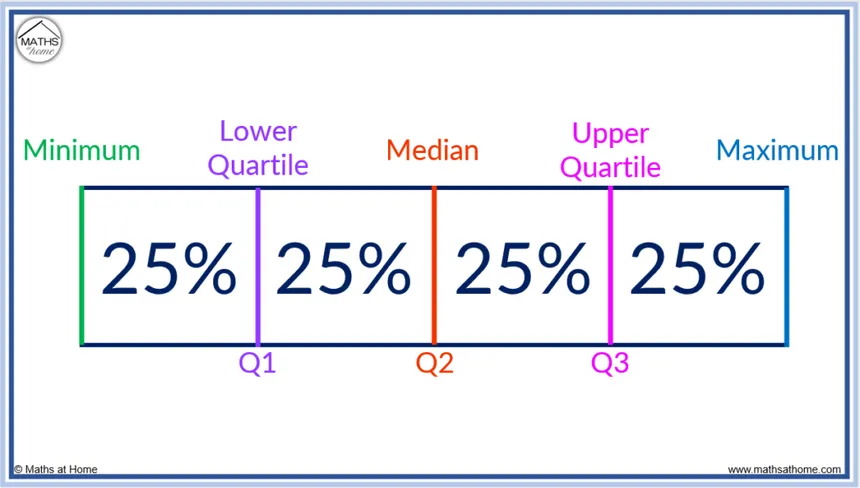
#> input picture MY_MATH/Statistics/img/5_number_summery.webp, 860 x 488 px, found by its file name; the run also reads 2 pictures not shown here
$ jupyter execute 02_Statistics.ipynb
#> lines starting #> are read from the running program, lines starting #| are printed output that depends on the picture
[cell 1]
import cv2
import matplotlib.pyplot as plt
from sklearn.datasets import load_breast_cancer
import pandas as pd
import numpy as np
import seaborn as sns

[cell 2]
df = load_breast_cancer()

[cell 3]
df = pd.DataFrame(df.data,columns=df.feature_names,)

[cell 4]
df

[cell 5]
df['target'] = load_breast_cancer().target

[cell 6]
X = df['mean radius'].values
Y = df['mean texture'].values

# 📍 Quantiles and Percentiles

## 1. Introduction

**Quantiles and percentiles** are measures of position used in statistics to describe how data is distributed. They help us understand the **relative standing of a value within a dataset** by dividing the ordered data into parts of equal size.

[Image of a box plot illustrating quartiles and the median]

---

## 2. Quantiles

Quantiles are points that divide an ordered dataset into a fixed number of **equal-sized parts** (e.g., 4, 5, 10).

### Common Types of Quantiles

#### 2.1 Quartiles (4 Parts)

Quartiles divide the data into **four equal parts** (or three cut-points).

* **Q1 (First Quartile):** The value below which 25% of the data lies.
* **Q2 (Second Quartile):** The value below which 50% of the data lies (this is the **Median**).
* **Q3 (Third Quartile):** The value below which 75% of the data lies.

**Use:** Quartiles are the foundation for the **Box Plot** and are used to calculate the Interquartile Range (**IQR**), a key measure of spread and outlier detection.

#### 2.2 Quintiles (5 Parts)

Quintiles divide the data into **five equal parts**.

* There are four cut-points (Q1, Q2, Q3, Q4) that represent the 20th, 40th, 60th, and 80th percentiles, respectively.
* **Example:** The second quintile cut-point (Q2) is the value below which **40%** of the data lies.

**Use:** Common in economics for analyzing income or wealth distribution across populations.

#### 2.3 Deciles (10 Parts)

Deciles divide the data into **ten equal parts**.

* There are nine cut-points (D1, D2, ..., D9).
* **Example:** D3 is the value below which **30%** of the data lies.

---

## 3. Percentiles

**Percentiles** divide data into **100 equal parts**.

* The **k-th percentile ($P_k$)** is the value below which **k% of the data** lies.

**Relationship to Quantiles:**
* $Q1 = P_{25}$
* $Q2 = P_{50}$ (Median)
* $Q3 = P_{75}$
* $D1 = P_{10}$

**Common Uses:** Percentiles are widely used in education (standardized test scores), health (growth charts), and performance ranking.

---

## 4. Formula for Position

To locate the position of a quantile in an ordered dataset of size $n$:

| Measure | Position Formula | Notes |
| :--- | :--- | :--- |
| **Quartile ($Q_k$)** | $\text{Position} = k(n + 1) / 4$ | $k=1, 2, 3$ |
| **Decile ($D_k$)** | $\text{Position} = k(n + 1) / 10$ | $k=1, 2, \dots, 9$ |
| **Percentile ($P_k$)** | $\text{Position} = k(n + 1) / 100$ | $k=1, 2, \dots, 99$ |

*Note: The actual value is found by locating the data point at this position. If the position is not an integer, interpolation is required.*

---

## 5. Comparison Summary

| Measure | Divides Data Into | Cut-Points | Example |
| :--- | :---: | :---: | :--- |
| **Quartiles** | 4 parts | 3 | $P_{25}, P_{50}, P_{75}$ |
| **Quintiles** | 5 parts | 4 | $P_{20}, P_{40}, P_{60}, P_{80}$ |
| **Deciles** | 10 parts | 9 | $P_{10}, P_{20}, \dots, P_{90}$ |
| **Percentiles** | 100 parts | 99 | $P_k$ (for any $k$) |

---

## 6. Conclusion

Quantiles and percentiles are essential tools for **analyzing the relative position of data values**, providing deeper insight into how data is distributed beyond simple averages, and forming the basis for exploratory data analysis (EDA).

[cell 7]
img = cv2.imread("/home/spidy/SPIDY___/Math/MATH/MY_MATH/Statistics/img/5_number_summery.webp")
#> img is the input picture: shape (488, 860, 3); mean B, G, R 242.2, 235.4, 233.6
plt.imshow(img)
plt.axis("off")

# 📦 Five Number Summary

## 1. Definition

The **Five Number Summary** is a descriptive statistical tool that provides a **quick, robust overview of the distribution of a dataset** using five specific values derived from the data's position.

It is particularly useful for understanding the data's:
* **Center** (Median)
* **Spread** (Range and Interquartile Range)
* **Skewness** (Asymmetry of the distribution)
* **Presence of Outliers** (When defined relative to the whiskers)

---

## 2. The Five Key Numbers

The summary relies on the minimum, maximum, and the three quartiles:

| # | Measure | Notation | Meaning (Percentile) |
| :-: | :--- | :---: | :--- |
| 1 | **Minimum** | $\text{Min}$ | The smallest value in the dataset. |
| 2 | **First Quartile** | $Q_1$ | The value below which **25%** of the data lies. |
| 3 | **Median** | $Q_2$ | The middle value; **50%** of the data lies below this value. |
| 4 | **Third Quartile** | $Q_3$ | The value below which **75%** of the data lies. |
| 5 | **Maximum** | $\text{Max}$ | The largest value in the dataset. |

---

## 3. Representation (The Box Plot)

The five number summary is the foundation of the **Box Plot (or Box-and-Whisker Plot)**, which is the primary visualization for comparing distributions.

* **The Box:** Extends from $Q_1$ to $Q_3$, containing the central 50% of the data. The length of the box is the Interquartile Range ($\text{IQR} = Q_3 - Q_1$).
* **The Line:** Inside the box represents the **Median** ($Q_2$).
* **The Whiskers:** Extend from the box to the **Minimum** and **Maximum** values (unless outliers are present, in which case the whiskers extend to the furthest non-outlier data points).

---

## 4. Example

For the **ordered** dataset (n=7):
$$
2, 4, 6, \mathbf{8}, 10, 12, 14
$$

* $\text{Min} = \mathbf{2}$
* $Q_1 = \mathbf{4}$ (The middle of the lower half)
* $\text{Median} (Q_2) = \mathbf{8}$
* $Q_3 = \mathbf{12}$ (The middle of the upper half)
* $\text{Max} = \mathbf{14}$

---

## 5. Importance and Utility

* **Summarizes Data:** Provides a robust snapshot of distribution shape and spread.
* **Comparison:** Excellent tool for quickly comparing the distribution of two or more groups (e.g., comparing test scores between two classes).
* **Robust to Outliers:** The median and quartiles (which form the inner box) are less affected by extreme outliers than the mean and standard deviation.

---

## 6. Conclusion

The **Five Number Summary** provides a concise and powerful way to understand the **distribution and spread of data**. It is essential in Exploratory Data Analysis (EDA) and forms the basis for the ubiquitous box plot.

# 📊 Interquartile Range (IQR)

## 1. Definition

The **Interquartile Range (IQR)** is a measure of variability (statistical dispersion) that describes the **spread of the middle 50% of the data**.

It is the distance between the first and third quartiles, essentially defining the length of the box in a box plot.

---

## 2. Formula

The IQR is calculated as the difference between the Third Quartile ($Q_3$) and the First Quartile ($Q_1$):

$$
\mathbf{IQR = Q_3 - Q_1}
$$

where:

* **$Q_1$ (First Quartile):** The 25th percentile.
* **$Q_3$ (Third Quartile):** The 75th percentile.

---

## 3. How to Calculate IQR

1.  **Order** the data in ascending order.
2.  Find the **Median ($Q_2$)** to divide the data into two halves.
3.  Find **$Q_1$** (the median of the lower half of the data).
4.  Find **$Q_3$** (the median of the upper half of the data).
5.  **Subtract** $Q_1$ from $Q_3$.

---

## 4. Example

**Dataset:**
$$
2, 4, 6, 8, 10, 12, 14, 16
$$
(n=8)

* The median is between 8 and 10.
* **Lower Half:** $2, 4, \mathbf{6}, 8 \implies Q_1 = 6$
* **Upper Half:** $10, 12, \mathbf{14}, 16 \implies Q_3 = 13$ (Median of 10, 12, 14, 16 is between 12 and 14, or 13, depending on method; **using your values from the original prompt**: $Q_1=6, Q_3=12$)

Assuming the values provided in your prompt: $Q_1 = 6$ and $Q_3 = 12$.

$$
\mathbf{IQR} = 12 - 6 = \mathbf{6}
$$

---

## 5. Importance and Robustness

* **Robust Measure:** Unlike the range or standard deviation, the IQR is **not affected by extreme outliers**, as it only considers the central 50% of the data.
* **Central Spread:** Accurately measures the spread of the most common values.
* **Box Plot Basis:** It defines the length of the box in a box-and-whisker plot, serving as the central measure of dispersion for non-normal or skewed distributions.

---

## 6. IQR and Outlier Detection

The IQR provides a standard, mathematical method for identifying potential outliers:

* **Lower Bound:** Any value below $Q_1 - 1.5 \times \text{IQR}$ is a potential outlier.
* **Upper Bound:** Any value above $Q_3 + 1.5 \times \text{IQR}$ is a potential outlier.

---

## 7. Conclusion

The **Interquartile Range (IQR)** is a reliable and robust measure of variability that focuses exclusively on the **central portion of data**, making it essential for exploratory data analysis (EDA) and identifying extreme values.

# Box plot <-

[cell 8]
img = cv2.imread("/home/spidy/SPIDY___/Math/MATH/MY_MATH/Statistics/img/box_plot_part.webp")
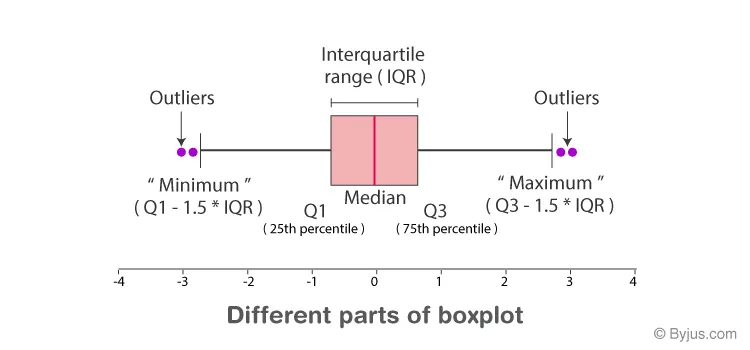
#> input picture MY_MATH/Statistics/img/box_plot_part.webp, 750 x 350 px, found by its file name
#> img is the input picture: shape (350, 750, 3); mean B, G, R 247.2, 246.9, 248.6
plt.imshow(img)
plt.axis("off")

# 📦 Box Plot (Whisker Plot)

## 1. Definition

A **Box Plot** (or **Box-and-Whisker Plot**) is a powerful graphical representation that displays the **distribution and shape of data** using the five-number summary.

It effectively visualizes:
* **Center** (Median)
* **Spread** (IQR and Range)
* **Skewness** (Asymmetry of the box and whiskers)
* **Outliers** (Points outside the whiskers)

---

## 2. Components and Structure

A box plot is constructed directly from the **Five Number Summary**:

| Component | Statistical Measure | Meaning |
| :--- | :--- | :--- |
| **Median Line** | $Q_2$ (50th Percentile) | The central value. |
| **Box Edges** | $Q_1$ (25th Percentile) & $Q_3$ (75th Percentile) | Define the range of the central 50% of the data. |
| **Box Length** | Interquartile Range ($\mathbf{IQR = Q_3 - Q_1}$) | Measures the spread of the middle half of the data. |
| **Whiskers** | Extends to the Min/Max non-outlier values. | Shows the spread of the remaining data. |
| **Individual Points** | Potential Outliers | Values that fall outside the defined limits. |

---

## 3. Interquartile Range (IQR) and Outlier Detection

The IQR is central to the Box Plot, as it is used to define the boundaries for normal data spread:

### Outlier Boundaries
Any data point outside the following range is typically plotted as an individual point (an outlier):

* **Lower Bound:** $\mathbf{Q_1 - 1.5 \times IQR}$
* **Upper Bound:** $\mathbf{Q_3 + 1.5 \times IQR}$

---

## 4. Example

For the ordered dataset (n=7):
$$
2, 4, 6, 8, 10, 12, 14
$$

* $\text{Min} = 2$
* $Q_1 = 4$
* $\text{Median} = 8$
* $Q_3 = 12$
* $\text{Max} = 14$

This summary dictates the drawing of the box plot, where the box would span from 4 to 12, with a line at 8, and whiskers extending to 2 and 14.

---

## 5. Advantages and Uses

| Aspect | Description |
| :--- | :--- |
| **Advantages** | **Summarizes large datasets** efficiently; Clearly shows **data spread**; **Identifies outliers** easily; **Excellent for comparison** of multiple distributions. |
| **Uses** | **Exploratory Data Analysis (EDA)**; Comparing performance across groups; Detecting skewness and symmetry. |

---

## 6. Types of Box Plots

| Type | Purpose | Key Feature |
| :--- | :--- | :--- |
| **Simple Box Plot** | Displays the distribution of a **single dataset**. | Shows the basic five-number summary. |
| **Multiple Box Plot** | Used to **compare two or more distributions** side-by-side. | Multiple boxes displayed along the same axis. |
| **Notched Box Plot** | Used to **visually compare medians** of different datasets. | A notch is cut around the median line. Non-overlapping notches suggest statistically different medians. |

---

## 7. Conclusion

A **Box Plot** is a powerful visual tool that provides a **compact, robust summary of data distribution**, which is especially valuable for detecting outliers and quickly comparing the dispersion and central tendency of different datasets.

# Scatter plot

[cell 9]
sns.scatterplot(x=X, y=Y, hue=df['target'])
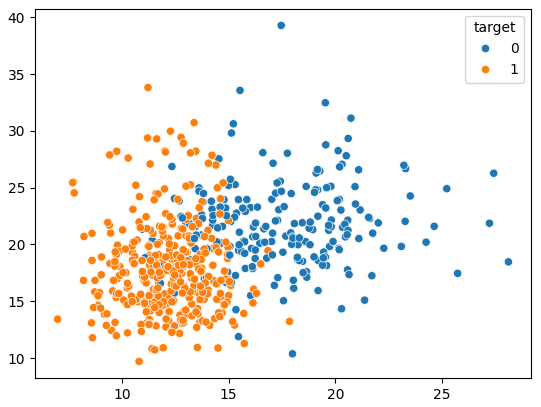
#> figure drawn by matplotlib, 1 panel

# 📉 Scatter Plot

## 1. Definition

A **Scatter Plot** is a graphical representation used to show the **relationship (or association) between two numerical (quantitative) variables**. Each point on the graph represents a single observation's pair of values $(x, y)$.

---

## 2. Structure of a Scatter Plot

* **X-axis:** Typically represents the **Independent Variable** (or predictor).
* **Y-axis:** Typically represents the **Dependent Variable** (or response).
* **Point $(x, y)$:** Represents one single data point or observation.

---

## 3. Purpose of Scatter Plot

A scatter plot is a foundational tool in Exploratory Data Analysis (EDA) used to:
* Identify the **type and direction of relationship** between variables.
* Detect **trends or patterns** (linear, non-linear).
* Identify potential **outliers** (points far removed from the general cluster).
* Understand the **strength of correlation**.

---

## 4. Types of Relationships

[Image of scatter plots showing positive, negative, and zero correlation]

### 4.1 Positive Correlation
* **Appearance:** Points trend upward from left to right.
* **Interpretation:** As $X$ increases, $Y$ tends to increase.
* **Example:** Study time vs. Test scores.

### 4.2 Negative Correlation
* **Appearance:** Points trend downward from left to right.
* **Interpretation:** As $X$ increases, $Y$ tends to decrease.
* **Example:** Car age vs. Resale value.

### 4.3 No Correlation (Zero Correlation)
* **Appearance:** Points are randomly scattered, forming a cloud with no clear trend.
* **Interpretation:** No linear relationship exists between $X$ and $Y$.

---

## 5. Scatter Plot and Correlation

The visual pattern in a scatter plot is directly related to the **Correlation Coefficient ($r$):**

| Correlation Type | Visual Appearance | $r$ Value Range |
| :---: | :---: | :---: |
| **Strong** | Points tightly clustered close to a straight line. | Closer to $-1$ or $+1$. |
| **Weak** | Points widely scattered around a general trend line. | Closer to $0$ (but not $0$). |
| **Perfect** | Points lie exactly on a straight line. | $r = -1$ or $r = +1$. |

---

## 6. Advantages and Disadvantages

| Aspect | Description |
| :--- | :--- |
| **Advantages** | **Easy to understand**; Clearly shows the **nature of the relationship** (linear, curved, none); Helps **detect outliers**. |
| **Disadvantages** | Only suitable for **two numerical variables**; Less informative for extremely large datasets (overplotting); Does not give the **exact strength** of the relationship (requires calculation of $r$). |

---

## 7. Conclusion

A **Scatter Plot** is an essential and powerful visualization tool used to analyze the **linear and non-linear relationship between two variables**, serving as the critical first step in regression and predictive modeling.

# 📏 Variance

## 1. Definition

**Variance** ($\sigma^2$ or $s^2$) is a fundamental measure of **variability** or **dispersion** that shows **how far the data values are spread out from the mean**.

* A **small variance** indicates that the data points are tightly clustered near the mean.
* A **large variance** indicates that the data points are widely scattered around the mean.

---

## 2. Formula

Variance is the average of the squared differences from the Mean.

### Population Variance ($\sigma^2$)

$$
\sigma^2 = \frac{\sum_{i=1}^{N} (X_i - \mu)^2}{N}
$$

where:
* $X_i$ = each data value
* $\mu$ = the population mean
* $N$ = the total number of observations in the population

### Sample Variance ($s^2$)

$$
s^2 = \frac{\sum_{i=1}^{n} (x_i - \bar{x})^2}{n - 1}
$$

where:
* $x_i$ = each sample value
* $\bar{x}$ = the sample mean
* $n$ = the sample size

> **Note:** The denominator $n-1$ is known as **Bessel's correction**. It is used in sample variance calculation to produce an unbiased estimate of the true population variance.

---

## 3. Steps to Calculate Variance

1.  Find the **mean** ($\mu$ or $\bar{x}$) of the dataset.
2.  Calculate the **deviation** by subtracting the mean from each observation ($x_i - \bar{x}$).
3.  **Square** each deviation to eliminate negative signs and penalize larger deviations ($(x_i - \bar{x})^2$).
4.  **Sum** the squared deviations.
5.  Divide the sum by $N$ (for population) or $n-1$ (for sample) to find the average squared deviation.

---

## 4. Example Calculation

**Dataset:** $2, 4, 6$
**Mean ($\mu$):** $4$

**Sum of Squared Deviations:**
$$
\sum (X - \mu)^2 = (2-4)^2 + (4-4)^2 + (6-4)^2 = (-2)^2 + (0)^2 + (2)^2 = 4 + 0 + 4 = 8
$$

* **Population Variance ($\sigma^2$):**
    $$
    \sigma^2 = \frac{8}{N} = \frac{8}{3} \approx \mathbf{2.67}
    $$
* **Sample Variance ($s^2$):**
    $$
    s^2 = \frac{8}{n - 1} = \frac{8}{3 - 1} = \frac{8}{2} = \mathbf{4}
    $$

---

## 5. Properties and Disadvantages

| Category | Description |
| :--- | :--- |
| **Properties** | Always **non-negative** ($\ge 0$); uses all data values; fundamental to advanced statistics. |
| **Units** | Measured in **squared units** of the original data (e.g., if data is in meters, variance is in $\text{meters}^2$). |
| **Disadvantages** | Difficult to interpret because of the **squared units**; strongly affected by **outliers** (due to the squaring operation). |

---

## 6. Relationship with Standard Deviation

**Standard Deviation ($\sigma$ or $s$)** is the measure derived directly from variance, solving the squared-unit problem.

$$
\text{Standard Deviation} = \sqrt{\text{Variance}} \quad \text{or} \quad \sigma = \sqrt{\sigma^2}
$$

---

## 7. Conclusion

**Variance** is a fundamental statistical measure that quantifies the **spread of data**. While its squared units make direct interpretation challenging, it forms the critical mathematical basis for the Standard Deviation, Hypothesis Testing, and Regression Analysis.

[cell 10]
img = cv2.imread('/home/spidy/SPIDY___/Math/MATH/MY_MATH/Statistics/img/Covariance.webp')
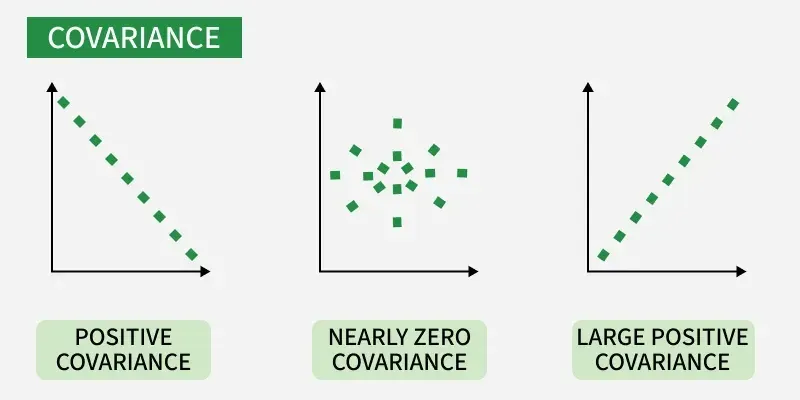
#> input picture MY_MATH/Statistics/img/Covariance.webp, 800 x 400 px, found by its file name
#> img is the input picture: shape (400, 800, 3); mean B, G, R 228.5, 233.5, 228.1
#> (the rest of the program and of its run is left out)
